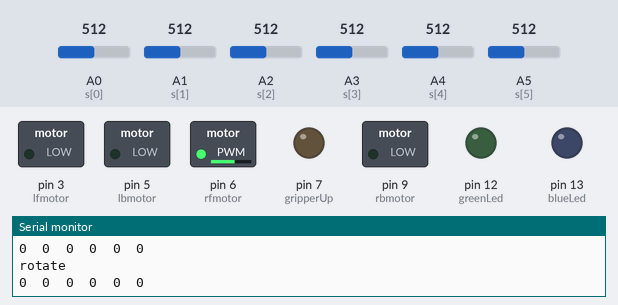
Recording of a sketch running on a simulated Arduino Nano, built with avr-gcc and run on an emulated ATmega328P. Parts: switched loads named in the sketch (green lamp = pin HIGH), output pins drawn as LEDs (lit = HIGH), the last lines printed to the serial monitor. Inputs (shaded band) come from the test bench; at power-on: A1 (s[1]) = 512, A3 (s[3]) = 512, A2 (s[2]) = 512, A4 (s[4]) = 512, A0 (s[0]) = 512, A5 (s[5]) = 512.

Above: at 10.2 s.
10.3 s: A1 (s[1]) set to 530
At 11.0 s:
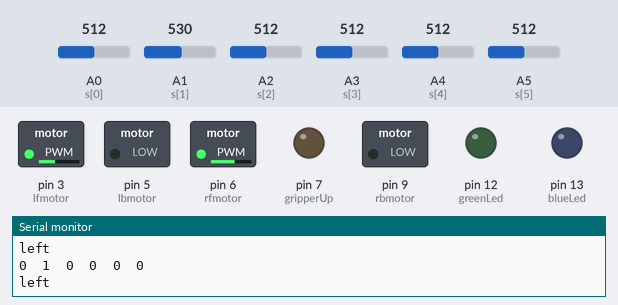
11.8 s: A3 (s[3]) set to 528
At 12.2 s:
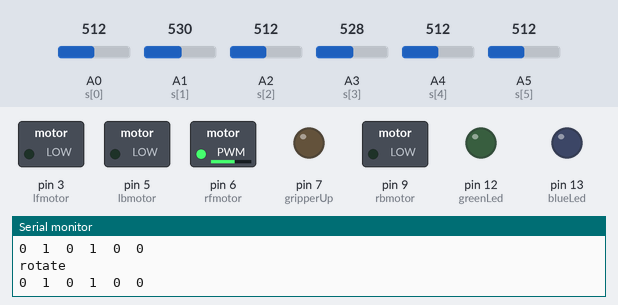
14.8 s: A2 (s[2]) set to 520
At 15.5 s:
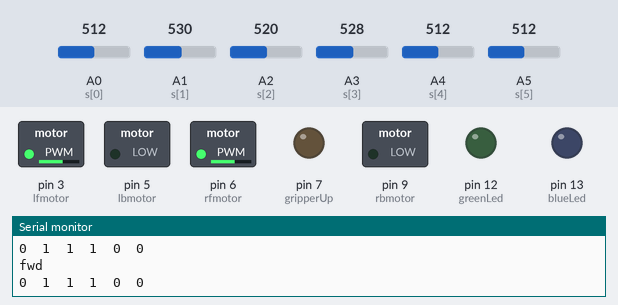
16.3 s: A4 (s[4]) set to 716
At 16.7 s:
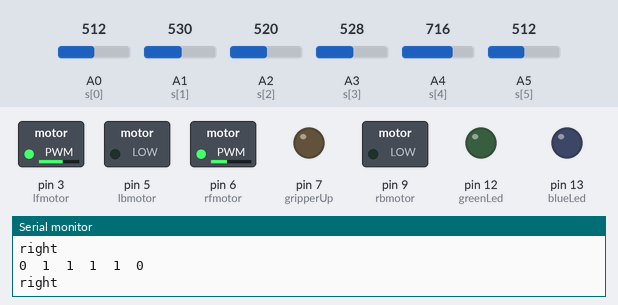
17.8 s: A0 (s[0]) set to 716
At 18.2 s:
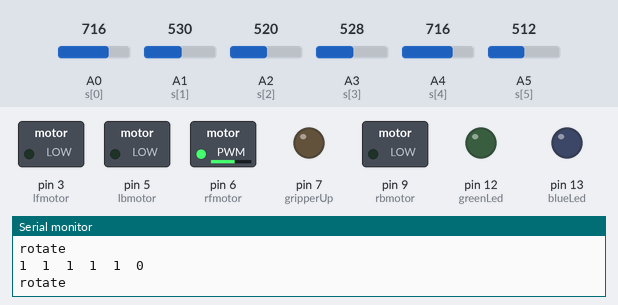
19.3 s: A4 (s[4]) set to 306
At 20.0 s:
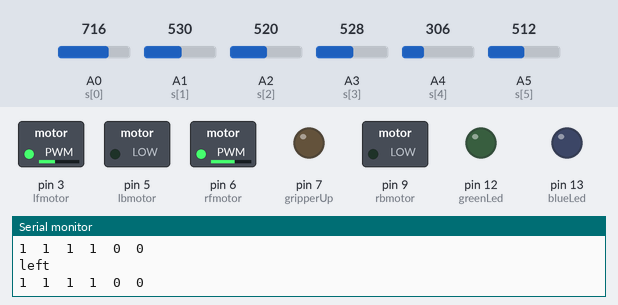
Timing chart, 0 to 21.8 s (numbered marks = the images above; inputs shaded):
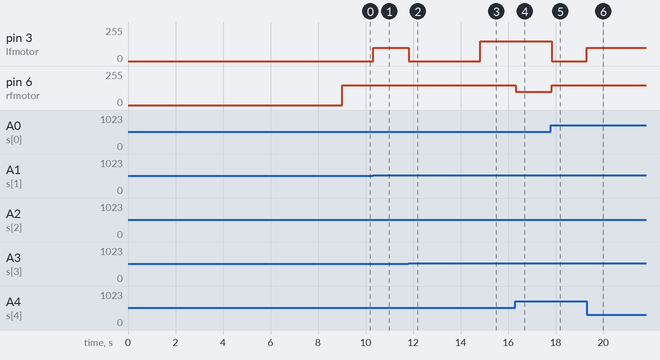

The sketch:

_working_Line_follower.ino
```cpp
#define SPEED 150
#define SLOWSPEED 100
int s[6] = {A0, A1, A2, A3, A4, A5};
int avg[6];
int val[6];
int white[6];
int black[6];
int i, j;
int ir[6];
int lfmotor = 3;
int rfmotor = 6;
int lbmotor = 5;
int rbmotor = 9;
int trigPin = 11;
int echoPin = 10;

long duration;
int gripperDown = 1;
int gripperUp = 7;
int red, green, blue;
int r[4], g[4], b[4];
int redLed = 10;
int blueLed = 13;
int greenLed = 12;
int input = A6;
void setup() {
  Serial.begin(9600);
  pinMode( lfmotor, OUTPUT );
  pinMode( rfmotor, OUTPUT );
  pinMode( lbmotor, OUTPUT );
  pinMode( rbmotor, OUTPUT );
  analogWrite(lbmotor, 0);
  analogWrite(rbmotor, 0);
  analogWrite(lfmotor, 0);
  analogWrite(rfmotor, 0);

  Serial.println("Place on White");
  delay(2000);

  for (i = 0; i < 6; i++)
  {
    white[i] = analogRead(s[i]);
    Serial.print(white[i]);
    Serial.print("\t");
  } Serial.println(" ");
  delay(1000);

  Serial.println("Place on Black");
  delay(2000);

  for (i = 0; i < 6; i++)
  {
    black[i] = analogRead(s[i]);
    Serial.print(black[i]);
    Serial.print("\t");
  } Serial.println("");
  Serial.println(" Average:");
delay(1000);
  for (i = 0; i < 6; i++)
  {
    avg[i] = (black[i] + white[i]) / 2;
    Serial.print(avg[i]);
    Serial.print("\t");
  } Serial.println(" ");
delay(1000);

  pinMode(gripperDown, OUTPUT);
  pinMode(gripperUp, OUTPUT);
  digitalWrite(gripperDown, LOW);
  //digitalWrite(gripperUp, HIGH);
  delay(2000);
  //digitalWrite(gripperUp, LOW);

  pinMode(trigPin, OUTPUT);
  pinMode(echoPin, INPUT);

  pinMode(redLed,OUTPUT);
pinMode(greenLed,OUTPUT);
pinMode(blueLed,OUTPUT);
pinMode(input,INPUT);
}

int value()
{
  for (i = 0; i < 6; i++)
  {
    ir[i] = ( analogRead(s[i]) > avg[i] ? 1 : 0 );
 Serial.print(ir[i]);
 Serial.print("\t");
  }
  Serial.println("");
  return 16 * ir[0] + 8 * ir[1] + 4 * ir[2] + 2 * ir[3] + 1 * ir[4] + 1000 * ir[5];
}


void leftTurn()
{
 while (analogRead(s[2]) < avg[2])
  {
  analogWrite(lfmotor, 0);
  analogWrite(lbmotor, 0);
  analogWrite(rfmotor, SPEED);
  analogWrite(rbmotor, 0);
    Serial.println("left turn");
  }
}

void rightTurn()
{
 while (analogRead(s[2]) < avg[2])
  {
  analogWrite(lfmotor, SPEED);
  analogWrite(lbmotor, 0);
  analogWrite(rfmotor, 0);
  analogWrite(rbmotor, 0);
    Serial.println("right turn");
  }
}

void left()
{
    analogWrite(lfmotor, SLOWSPEED);
  analogWrite(lbmotor, 0);
  analogWrite(rfmotor, SPEED);
  analogWrite(rbmotor, 0);
  Serial.println("left");
}

void right()
{
  analogWrite(lfmotor, SPEED);
  analogWrite(lbmotor, 0);
  analogWrite(rfmotor, SLOWSPEED);
  analogWrite(rbmotor, 0);
  Serial.println("right");
}

void forward()
{
  analogWrite(lfmotor, SPEED);
  analogWrite(lbmotor, 0);
  analogWrite(rfmotor, SPEED);
  analogWrite(rbmotor, 0);
  Serial.println("fwd");
}
void Stop()
{
  analogWrite(lfmotor, 0);
  analogWrite(lbmotor, 0);
  analogWrite(rfmotor, 0);
  analogWrite(rbmotor, 0);
  Serial.println("Stop");
}

void reverseLeft()
{
  analogWrite(lfmotor, 0);
  analogWrite(lbmotor, 0);
  analogWrite(rfmotor, 0);
  analogWrite(rbmotor, SPEED);
  Serial.println("reverse left");
}

void reverseRight()
{
  analogWrite(lfmotor, 0);
  analogWrite(lbmotor, SPEED);
  analogWrite(rfmotor, 0);
  analogWrite(rbmotor, 0);
  Serial.println("reverse right");
}

void backward()
{
  analogWrite(lfmotor, 0);
  analogWrite(lbmotor, SPEED);
  analogWrite(rfmotor, 0);
  analogWrite(rbmotor, SPEED);
  Serial.println("bwd");
}

void rotate()
{
 //while (analogRead(A2) < avg[2])
 {
  analogWrite(lfmotor, 0);
  analogWrite(lbmotor, 0);
  analogWrite(rfmotor, SPEED);
  analogWrite(rbmotor, 0);
    Serial.println("rotate");
  }
}

void followLine()
{ int value1=value();
  if(value1>1000)
     value1-=1000;
  switch (value1) {

    case 14:
    case 4:
      forward();
      break;

    case 12:
    case 8:
    case 24:
    case 28:
    case 30:
      left();
      break;

    case 16:
      leftTurn();
      break;

    case 1:
      rightTurn();
      break;

    case 6:
    case 2:
    case 3:
    case 7:
    case 15:
      right();
      break;

    default:
      rotate();
  }
}

void loop(){
  followLine();

}
```

Measured:
- the behaviour switches between 512 and 513 on A1 (s[1]) (found by bisection; images 0 and 1)
- the behaviour switches between 512 and 513 on A3 (s[3]) (found by bisection; images 1 and 2)
- the behaviour switches between 512 and 513 on A2 (s[2]) (found by bisection; images 2 and 3)
- after the input at 10.3 s, pin 3 (lfmotor): 0/255 → 100/255 at once
- after the input at 11.8 s, pin 3 (lfmotor): 100/255 → 0/255 at once
- after the input at 14.8 s, pin 3 (lfmotor): 0/255 → 150/255 at once
- after the input at 16.3 s, pin 6 (rfmotor): 150/255 → 100/255 at once
- after the input at 17.8 s, pin 3 (lfmotor): 150/255 → 0/255 at once; pin 6 (rfmotor): 100/255 → 150/255 at once
- after the input at 19.3 s, pin 3 (lfmotor): 0/255 → 100/255 at once
